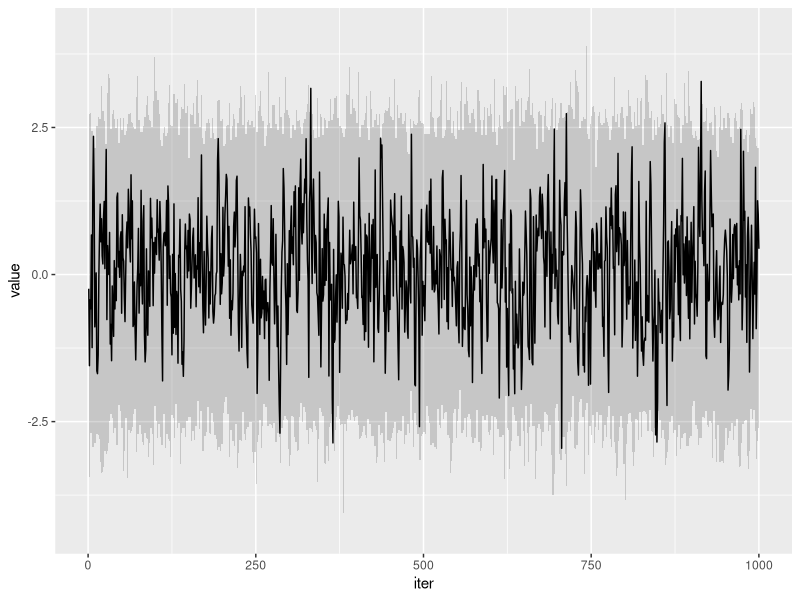
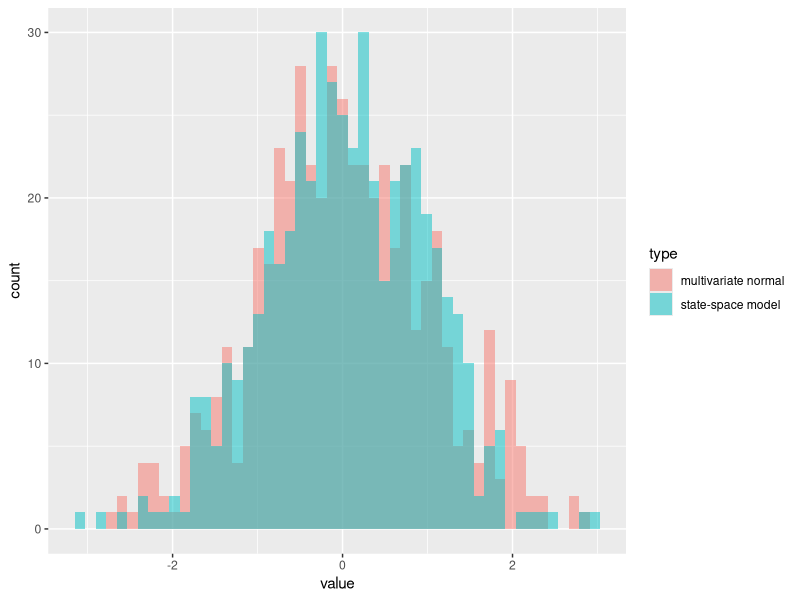

These charts were generated, in order, by the following R code:
## ---- chunk 1
knitr::opts_chunk$set(echo = TRUE)

library(dplyr)
library(ggplot2)
library(MASS)
## ---- chunk 2
# simulate time series from state-space model
sim_Xt <- function(X0, n, gamma){
  
  # parameters
  phi <- exp(-1/gamma)
  sigma <- 1- exp(-2/gamma)
  
  # simulate time series of length n
  X <- c(X0)
  for(i in 1:n){
    Xi <- X[i]*phi + rnorm(1, 0, sigma)
    X <- c(X, Xi)
  }
  
  return(X)
}
## ---- chunk 3
# simulate several time series
X.mat <- data.frame(iter = NULL, value = NULL, idx = NULL)

repeat.time <- 3
gamma <- 1
n <- 1000

for(j in 1:repeat.time){
  Xj <- sim_Xt(rnorm(1), n, gamma)
  X.mat.j <- data.frame(iter = 1:(n+1), value = Xj, idx = as.factor(j))
  X.mat <- rbind(X.mat, X.mat.j)
}

## ---- chunk 4

# compute the Sigma which can generate equivalent distributed time series
Sigma <- matrix(0, n, n)
for(i in 1:n){
  for(j in 1:n){
    Sigma[i,j] <- exp(-abs(i-j)/gamma)
  }
}

# simulate by multivariate normal distributions
X.multi <- sample_distribution <- mvrnorm(n = 100,
                               mu = rep(0,n), 
                               Sigma = Sigma)

# compute maximal and minimal values of each dimension
X.multi.ribbon <-  data.frame(iter = 1:n, 
                              max = sapply(1:n, function(i) max(X.multi[,i])), 
                              min = sapply(1:n, function(i) min(X.multi[,i])))

# simulate a time series from state-space model
X.sim <- data.frame(iter = 1:n, 
                    value = sim_Xt(rnorm(1), n, gamma)[-1], 
                    type = "simulation")

# plot for comparison
merge(X.sim, X.multi.ribbon)%>% 
  ggplot(aes(x=iter, y=value)) + 
  geom_ribbon(aes(ymax=max, ymin=min),alpha=0.2) +
  geom_line()
  
## ---- chunk 5

# compare histograms of last dimension simulated by two models
last.dimension <- data.frame(value = NULL, type= NULL)


for(num in 1:500){
  X.sim <- sim_Xt(rnorm(1), n, gamma)[-1]
  last.dimension <- rbind(last.dimension, 
                          data.frame(value = X.sim[1000], 
                                     type= "state-space model"))
}


X.multi.lastdim <-  mvrnorm(n = 500,
                            mu = rep(0,n), 
                            Sigma = Sigma)[,1000]

last.dimension <- rbind(last.dimension, 
                        data.frame(value =X.multi.lastdim, 
                                   type= "multivariate normal"))

ggplot(last.dimension, aes(x=value, fill=type)) +
  geom_histogram(position = "identity", 
                 alpha = 0.5, bins = 50)
